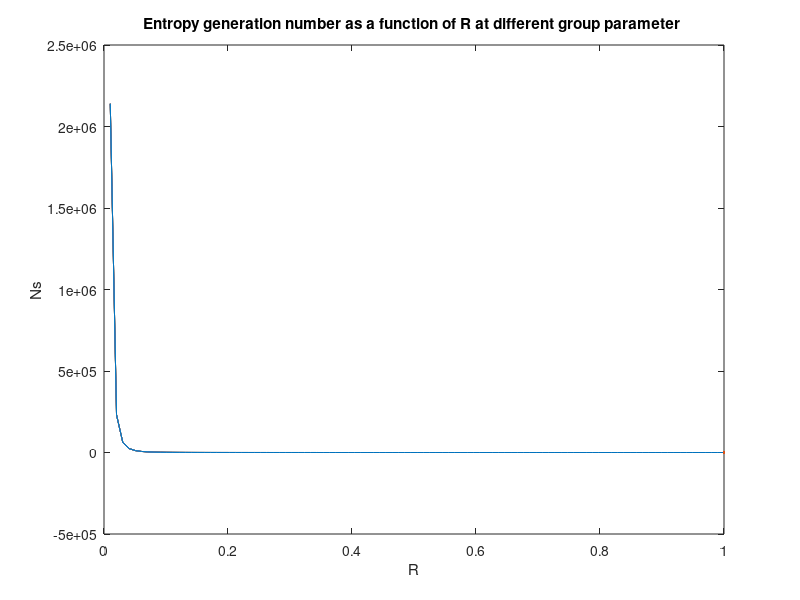

Write the MATLAB code that produced this figure.
R = linspace(0,1,100);
plot(R,-0.4328085.*log(R)./(R.^3) -0.865617*(1-(0.25./R.^2)./R +1.4427./R+1*0.00000016.*R.^4),LineWidth=1.5)
xlabel('R')
ylabel('Ns')
title('Entropy generation number as a function of R at different group parameter ')
hold on

plot(R,-0.4328085.*log(R)./(R.^3) -0.865617*(1-(0.25./R.^2)./R +1.4427./R+0.8*0.00000016.*R.^4),LineWidth=1.5)
plot(R,-0.4328085.*log(R)./(R.^3) -0.865617*(1-(0.25./R.^2)./R +1.4427./R+0.6*0.00000016.*R.^4),LineWidth=1.5)
plot(R,-0.4328085.*log(R)./(R.^3) -0.865617*(1-(0.25./R.^2)./R +1.4427./R+0.5*0.00000016.*R.^4),LineWidth=1.5)
plot(R,-0.4328085.*log(R)./(R.^3) -0.865617*(1-(0.25./R.^2)./R +1.4427./R+0.4*0.00000016.*R.^4),LineWidth=1.5)
plot(R,-0.4328085.*log(R)./(R.^3) -0.865617*(1-(0.25./R.^2)./R +1.4427./R+0.2*0.00000016.*R.^4),LineWidth=1.5)
plot(R,-0.4328085.*log(R)./(R.^3) -0.865617*(1-(0.25./R.^2)./R +1.4427./R+0.1*0.00000016.*R.^4),LineWidth=1.5)
plot(R,-0.4328085.*log(R)./(R.^3) -0.865617*(1-(0.25./R.^2)./R +1.4427./R+0*0.00000016.*R.^4),LineWidth=1.5)
